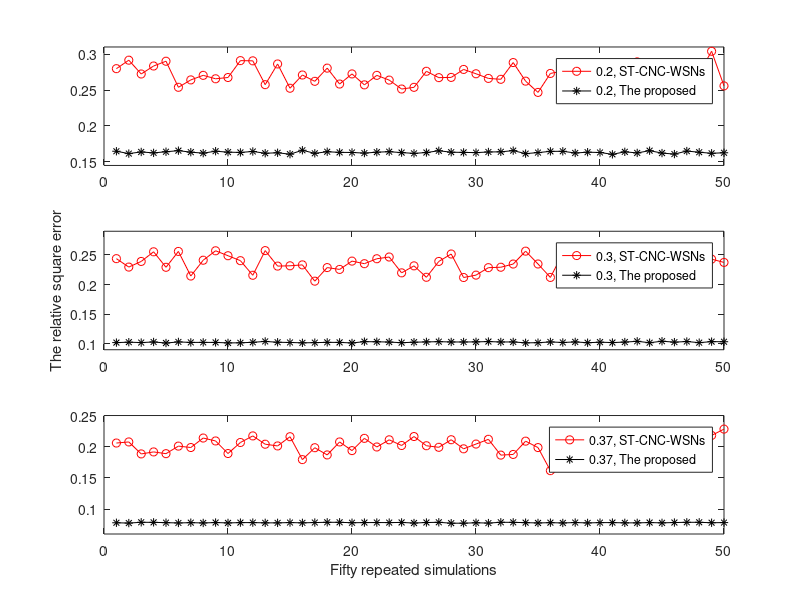

MATLAB code for this plot:
x=1:1:50;
y1=[0.279806109
0.291620326
0.272380305
0.283499456
0.290157384
0.253859042
0.264146574
0.270505622
0.265708662
0.267486054
0.290999837
0.290707102
0.257505313
0.286341119
0.252542377
0.270972001
0.262178082
0.280552565
0.258385871
0.272490553
0.257243501
0.270489448
0.263878392
0.251450487
0.253806537
0.276158273
0.2672941
0.267633985
0.278737012
0.272702182
0.266231654
0.264983949
0.288308861
0.262419716
0.246729725
0.273144073
0.276450666
0.279611712
0.276532991
0.244860033
0.264113722
0.27193213
0.289227983
0.250676392
0.273737702
0.278075142
0.262879995
0.27377821
0.304017477
0.255835897

];
y2=[0.164793365
0.161548113
0.163799927
0.162510518
0.164104313
0.165607299
0.163522268
0.162145858
0.164856311
0.16349853
0.163155309
0.164465901
0.161993026
0.16267046
0.160678254
0.166152904
0.161895983
0.164109481
0.163236155
0.163081542
0.162228985
0.163478754
0.164159177
0.162903784
0.161834471
0.162998271
0.16546292
0.163446903
0.163185838
0.16288155
0.163778159
0.163971132
0.165647976
0.161482305
0.162925405
0.164621423
0.164720935
0.162359857
0.163484188
0.163061498
0.160507875
0.163972948
0.162455132
0.165578416
0.16223655
0.160836113
0.165045805
0.163404808
0.161945922
0.162681185


];
y3=[0.243754456
0.22952939
0.239049596
0.255332794
0.229159652
0.255939282
0.214414994
0.241107406
0.257043145
0.248683936
0.240349814
0.215691888
0.257331583
0.231184467
0.231701968
0.233242363
0.205762869
0.228684839
0.225564895
0.239608933
0.235239227
0.243587268
0.246513832
0.219793104
0.23159063
0.212301351
0.239057867
0.251586596
0.211913274
0.215945853
0.22854779
0.229262707
0.234663036
0.256399844
0.234737957
0.212059621
0.252539148
0.245040621
0.227940099
0.220727719
0.22526251
0.224043896
0.230462244
0.231866362
0.211550372
0.242259533
0.234536698
0.225560213
0.242941809
0.237379779

];
y4=[0.10204237
0.102739744
0.10209757
0.103102237
0.101303233
0.103185769
0.10236839
0.102399526
0.102338927
0.101516867
0.101691923
0.102558334
0.103998642
0.102624296
0.102260218
0.101629846
0.101981248
0.10245629
0.102383759
0.101433043
0.103636804
0.103422285
0.102945619
0.101867001
0.102687849
0.103206525
0.103602987
0.103098093
0.103065339
0.103262369
0.10375808
0.103075636
0.103149851
0.101616279
0.10187849
0.103148292
0.102252349
0.103177283
0.101822506
0.102734901
0.102102331
0.102919511
0.10421225
0.101841702
0.104357233
0.102809552
0.103841969
0.10197051
0.103651538
0.103507516
];
y5=[0.205889948
0.207645474
0.18843428
0.191630686
0.188838513
0.200948881
0.198687482
0.213898618
0.209213672
0.189044701
0.206756044
0.217319142
0.204004092
0.201220959
0.216039297
0.179317539
0.198380026
0.18680569
0.207618357
0.193735579
0.213396941
0.19955464
0.211051598
0.201943712
0.216318726
0.201555992
0.199047049
0.211184859
0.196615632
0.204247473
0.211858428
0.186539596
0.187592998
0.208895385
0.198603503
0.161598813
0.196304647
0.213076454
0.203416997
0.191305111
0.205162059
0.185084718
0.223079208
0.195771288
0.196380649
0.193197279
0.206400573
0.2075071
0.218082449
0.228230897

];
y6=[0.078022729
0.077525409
0.07879033
0.078685522
0.078195466
0.077725163
0.078184331
0.077728636
0.078365647
0.07776372
0.078264457
0.078281274
0.077896106
0.077866643
0.078342566
0.077882898
0.078384153
0.078756179
0.078766816
0.078069709
0.078306931
0.078391737
0.078299622
0.078530778
0.077579437
0.078429968
0.078760313
0.077325184
0.077346471
0.078022729
0.077525409
0.07879033
0.078685522
0.078195466
0.077725163
0.078184331
0.077728636
0.078365647
0.07776372
0.078264457
0.078281274
0.077896106
0.077866643
0.078342566
0.077882898
0.078384153
0.078756179
0.078766816
0.078069709
0.078306931
];
% subplot(3,1,1);
% plot(x,y1,'-*r',x,y2,'-*k');
% legend('0.2STCNC','0.2MCS');
% subplot(3,1,2);
% plot(x,y3,'-*r',x,y4,'-*k');
% legend('0.3stcnc','0.3mcs');
% subplot(3,1,3);
% plot(x,y5,'-*r',x,y6,'-*k');
% legend('0.37stcnc','0.37mcs');
% title('pm-stability');

subplot(3,1,1);
plot(x,y1,'-or',x,y2,'-*k');
legend('0.2, ST-CNC-WSNs','0.2, The proposed');
axis([0,50,0.145,0.31]);
subplot(3,1,2);
plot(x,y3,'-or',x,y4,'-*k');
legend('0.3, ST-CNC-WSNs','0.3, The proposed');
ylabel('The relative square error');
axis([0,50,0.09,0.29]);
subplot(3,1,3);
plot(x,y5,'-or',x,y6,'-*k');
legend('0.37, ST-CNC-WSNs','0.37, The proposed');
axis([0,50,0.06,0.25]);
xlabel('Fifty repeated simulations');
